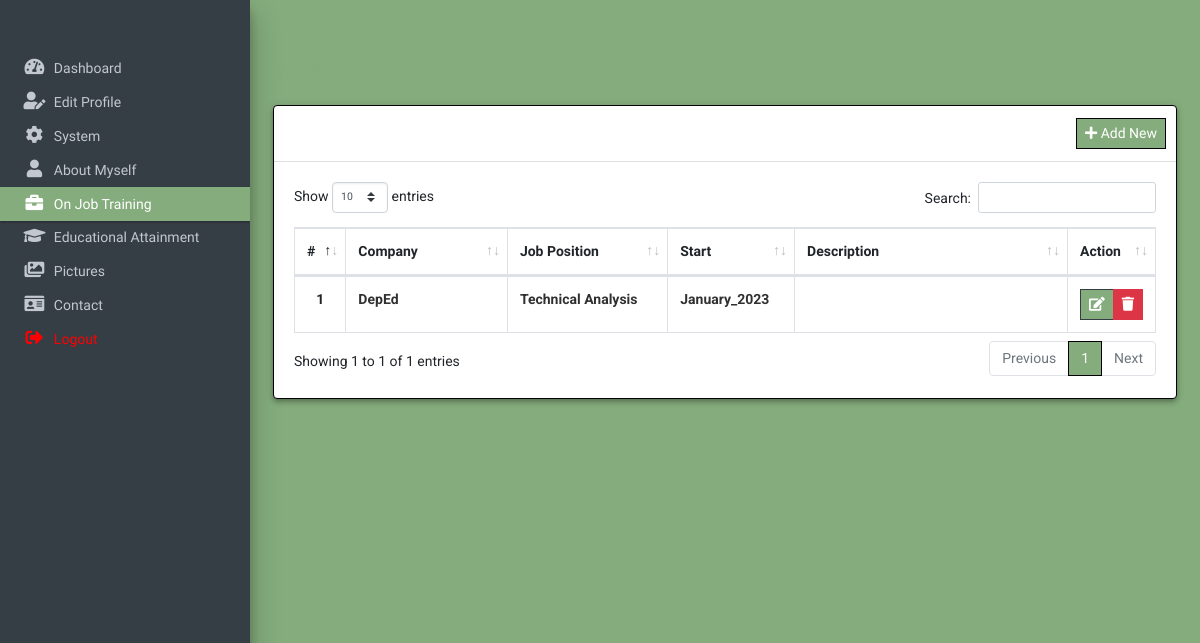
Page /admin/?page=work (signed in) on the committed database.
### tables this page shows
CREATE TABLE `work` (
  `id` int(30) NOT NULL,
  `company` text DEFAULT NULL,
  `position` text DEFAULT NULL,
  `started` varchar(250) NOT NULL,
  `ended` varchar(250) NOT NULL,
  `description` text DEFAULT NULL,
  `order_by` int(30) NOT NULL
);

### admin/work/index.php (the view, shortened to what this page needs)
<div class="col-lg-12">
	<div class="card card-outline card-primary"style="border: 1px solid black;">
		<div class="card-header">
			<div class="card-tools">
			<a style="background-color: #84ac7c;font-family: 'Evogria', sans-serif; border-color: #363e45; color: white"class="btn btn-block btn-sm btn-default btn-flat border-primary new_project" href="javascript:void(0)"><i class="fa fa-plus"></i> Add New</a>
			</div>
		</div>
		<div class="card-body">
			<table class="table tabe-hover table-bordered table-compact" id="list">
				<colgroup>
					<col width="5%">
					<col width="20%">
					<col width="20%">
					<col width="15%">
					<col width="35%">
					<col width="15%">
				</colgroup>
				<thead>
					<tr>
						<th class="text-center">#</th>
						<th>Company</th>
						<th>Job Position</th>
						<th>Start</th>
						<th>Description</th>
						<th>Action</th>
					</tr>
				</thead>
				<tbody>
					<?php
					$i = 1;
					$qry = $conn->query("SELECT * FROM `work` order by `ended` desc");
					while($row= $qry->fetch_assoc()):
						$desc = html_entity_decode($row['description']);
					?>
					<tr>
						<th class="text-center"><?php echo $i++ ?></th>
						<td><b class="truncate-1"><?php echo ucwords($row['company']) ?></b></td>
						<td><b class="truncate-1"><?php echo ucwords($row['position']) ?></b></td>
						<td><b class="truncate-1"><?php echo $row['started'] ?></b></td>
						<td><small class="truncate-1"><?php echo $desc ?></small></td>
						<td >
		                    <div class="btn-group">
		                        <a style="background-color: #84ac7c;font-family: 'Evogria', sans-serif; border-color: #363e45;" href="javascript:void(0)" data-id='<?php echo $row['id'] ?>' class="btn btn-primary btn-flat btn-sm manage_work">
		                          <i class="fas fa-edit"></i>
		                        </a>
		                        <button type="button" class="btn btn-danger btn-sm btn-flat delete_work" data-id="<?php echo $row['id'] ?>">
		                          <i class="fas fa-trash"></i>
		                        </button>
	                      </div>
						</td>
					</tr>
				<?php endwhile; ?>
				</tbody>
			</table>
		</div>
	</div>
</div>

### admin/inc/navigation.php (style rules this page uses)
body { margin: 0; font-family: 'Roboto', sans-serif; font-size: 1rem; font-weight: 400; line-height: 1.5; color: #212529; text-align: left; background-color: #fff; }

### admin/work/index.php (style rules this page uses)
.border-primary { border-color: black !important; }
.card { position: relative; display: -ms-flexbox; display: flex; -ms-flex-direction: column; flex-direction: column; min-width: 0; word-wrap: break-word; background-color: #fff; background-clip: border-box; border: 0 solid rgba(0, 0, 0, 0.125); border-radius: 0.25rem; object-fit: cover;box-shadow: 0px 2px 4px -1px rgb(0 0 0 / 20%), 0px 4px 5px 0px rgb(0 0 0 / 14%), 0px 1px 10px 0px rgb(0 0 0 / 12%); }
.card-primary.card-outline { border-top: 3px solid white; }
th { font-family: 'Evogria', sans-serif; }
.btn-primary { color: #fff; background-color: #84ac7c; border-color: #84ac7c; box-shadow: none; }

### rows in the picture
work: company "DepEd", position "Technical Analysis", started "January_2023"
